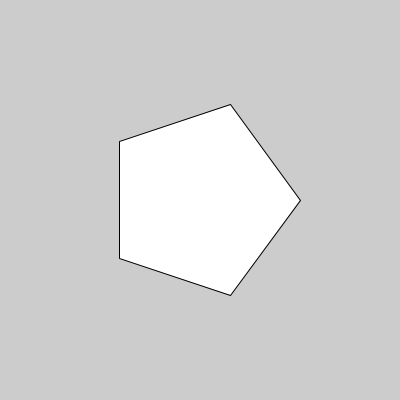
Frame 1 (no input)
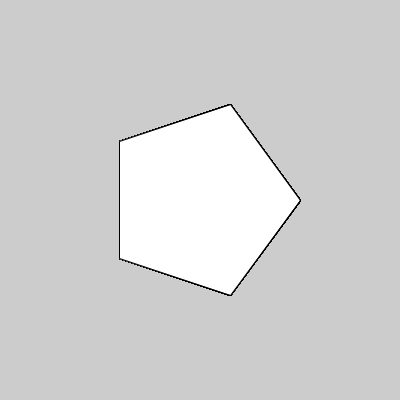
Frame 60 (the mouse pressed at the canvas centre just before this capture)
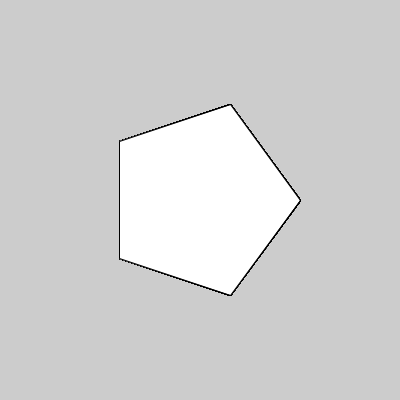
Frame 120 (the mouse held since frame 60 and released just before this capture)

The Processing sketch that drew these frames (run headless with seeded random() and noise(); from frame 60 on, the mouse is pressed at the canvas centre):

// Processing sketch: processing_92764
// ── processing_92764.pde

void setup ()                    //funkcja uruchamiana raz, inicjuje ustawienia do działania sketchu
{
  size(400,400);
}
//***************funkcja rysuj wielokat foremny o srodku w (x,y) promieniu r i zadanej ilosci wierzcholkow
void drawShape(float x, float y, float r, int numberOfVertices)
{
  pushMatrix();                  //zapamietaj obecne polozenie ukladu wspolrzednych
  translate(x,y);
  float angle = 2*PI/numberOfVertices;
  beginShape();                  //rozpocznij tworzenie ksztaltu
  for(int i = 0; i <= numberOfVertices; i++)
  {
    float vx = r * cos(angle * i);
    float vy = r * sin(angle * i);
    vertex(vx ,vy);              //dodaj wierzcholek do ksztaltu o wspolrzednej (x,y)
  }
  endShape();                    //zakończ tworzenie kształtu
  
  popMatrix();                   //przywroc zapamietane polozenie ukladu wspolrzednych
}

void draw()
{
  drawShape(width/2, height/2, 100, 5); //wykonaj funkcje
}
